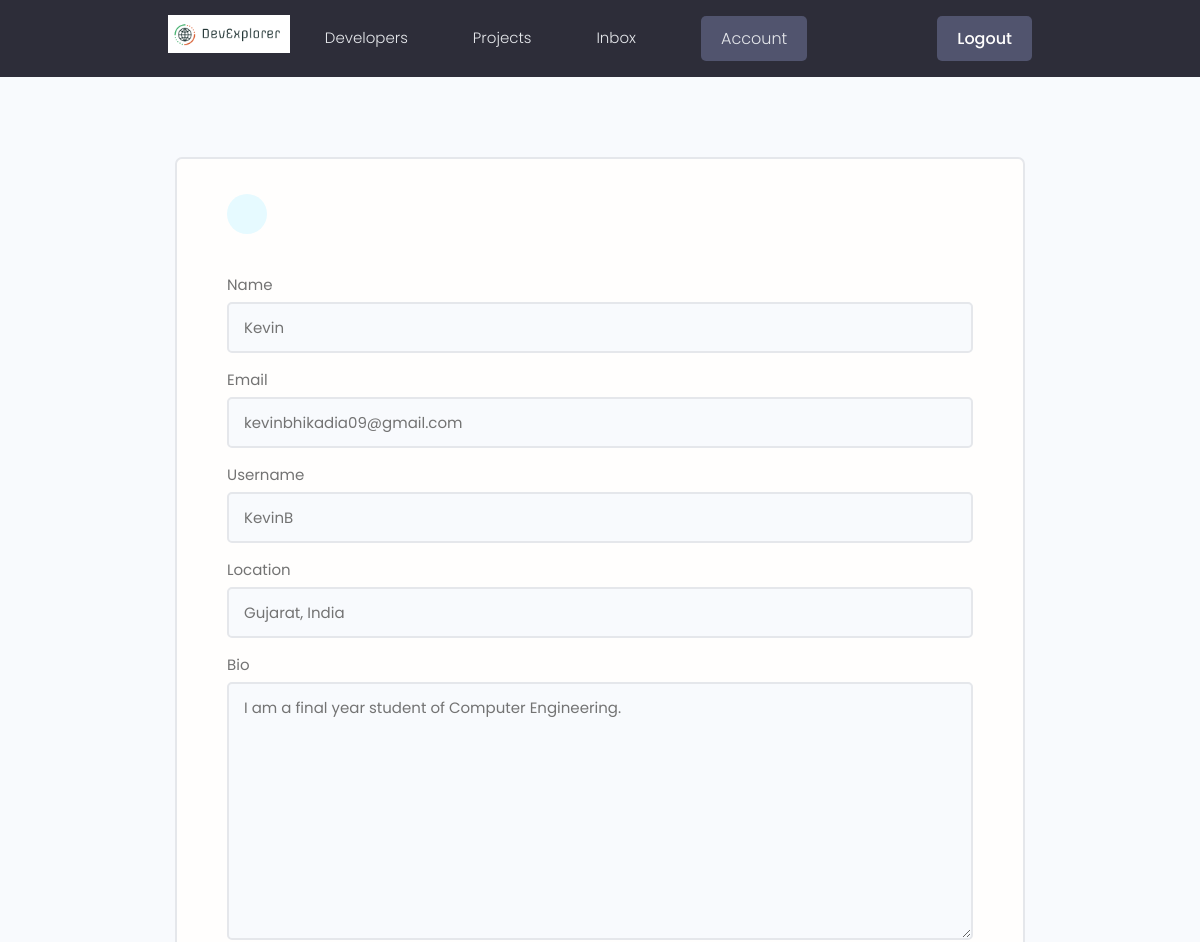
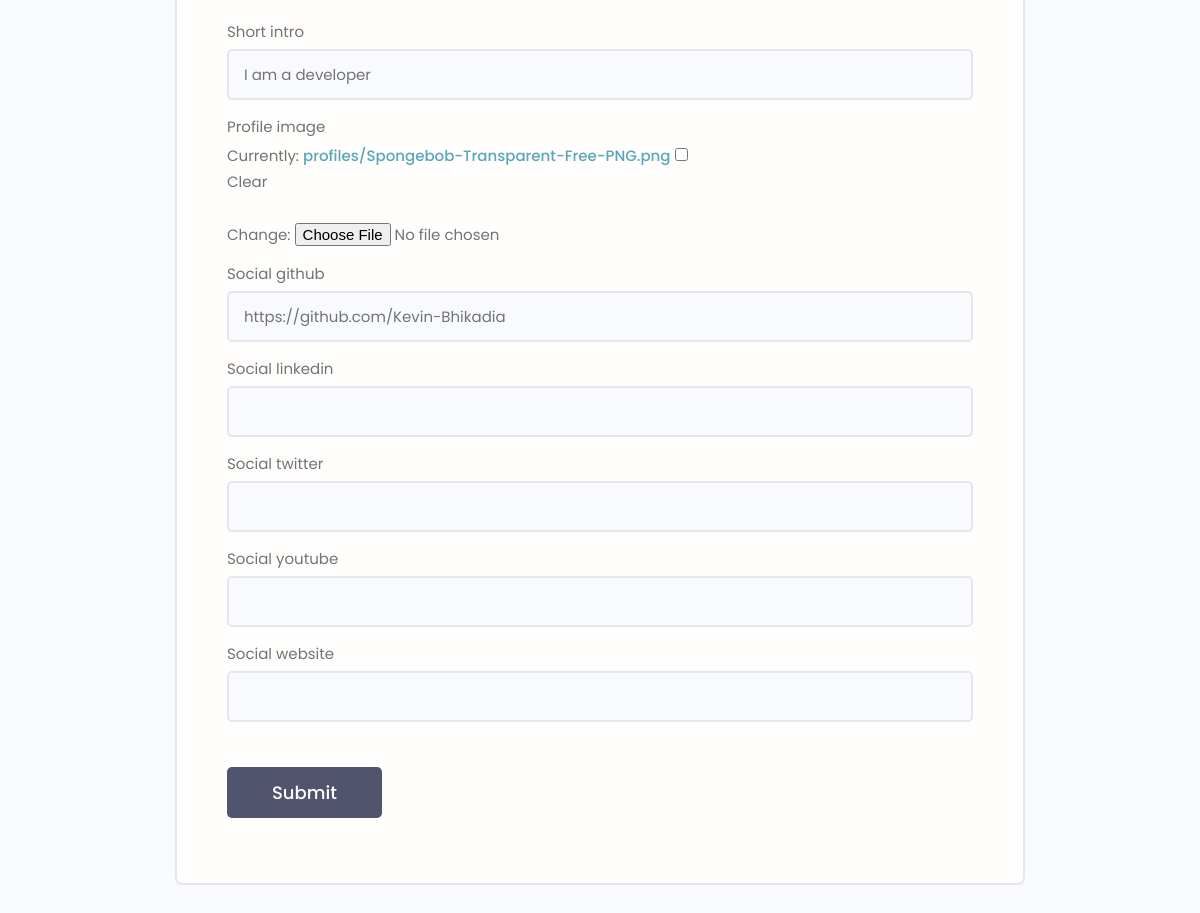
The page /edit-account/ (signed in) on the database its author committed (2 pictures, top to bottom).
### users/models.py (models this page shows, shortened)
class Profile(models.Model):
    user = models.OneToOneField(
        User, on_delete=models.CASCADE, null=True, blank=True)
    name = models.CharField(max_length=200, blank=True, null=True)
    email = models.EmailField(max_length=500, blank=True, null=True)
    username = models.CharField(max_length=200, blank=True, null=True)
    location = models.CharField(max_length=200, blank=True, null=True)
    short_intro = models.CharField(max_length=200, blank=True, null=True)
    bio = models.TextField(blank=True, null=True)
    profile_image = models.ImageField(
        blank=True, null=True, upload_to='profiles/', default='profiles/user-default.png')
    social_github = models.CharField(max_length=200, blank=True, null=True)
    social_twitter = models.CharField(max_length=200, blank=True, null=True)
    social_linkedin = models.CharField(max_length=200, blank=True, null=True)
    social_youtube = models.CharField(max_length=200, blank=True, null=True)
    social_website = models.CharField(max_length=200, blank=True, null=True)
    created = models.DateTimeField(auto_now_add=True)
    id = models.UUIDField(default=uuid.uuid4, unique=True,
                          primary_key=True, editable=False)
    class Meta:
        ordering=['created']

### users/views.py (the view)
# urls.py: path('edit-account/', views.editAccount, name="edit-account"),
@login_required(login_url='login')
def editAccount(request):
    profile = request.user.profile
    form = ProfileForm(instance=profile)
    if request.method == 'POST':
        form = ProfileForm(request.POST, request.FILES, instance=profile)
        if form.is_valid():
            form.save()
            return redirect('account')
    context = {'form': form}
    return render(request, 'users/profile_form.html', context)

### users/forms.py
class ProfileForm(ModelForm):
    class Meta:
        model = Profile
        fields = ['name', 'email', 'username', 'location', 'bio', 'short_intro', 'profile_image',
                  'social_github', 'social_linkedin', 'social_twitter', 'social_youtube', 'social_website']
    def __init__(self, *args, **kwargs):
        super(ProfileForm, self).__init__(*args, **kwargs)
        for name, field in self.fields.items():
            field.widget.attrs.update({'class': 'input'})

### users/templates/users/profile_form.html (shortened to what this page needs)
{% extends 'main.html' %} {% block content %}
<main class="formPage my-xl">
  <div class="content-box">
    <div class="formWrapper">
      <a class="backButton" href="{% url 'account' %}"
        ></a>
      <br />
      <form
        class="form"
        method="POST"
        action="{% url 'edit-account' %}"
        ,
        enctype="multipart/form-data"
      >
        {% csrf_token %} {% for field in form %}
        <div class="form__field">
          <label for="formInput#text">{{field.label}}</label>
          {{field}}
        </div>
        {% endfor %}
        <input
          class="btn btn--sub btn--lg my-md"
          type="submit"
          value="Submit"
        />
      </form>
    </div>
  </div>
</main>
{% endblock %}

### static/styles/app.css (style rules this page uses)
:root { --color-sub: #2d2d39; }
.btn--sub { background-color: var(--color-sub-light); }
.content-box { width: 95%; max-width: 85rem; margin: 0 auto; }
.backButton { background: var(--color-main-light); color: var(--color-main); width: 4rem; height: 4rem; display: flex; align-items: center; justify-content: center; border-radius: 50%; }
.formPage .formWrapper { list-style: none; background: var(--color-white); padding: 3.5rem 5rem; border: 2px solid var(--color-light); border-radius: 0.7rem; }

### static/uikit/styles/modules/_variables.css (style rules this page uses)
:root { --color-main: #5aa5b9; --color-main-light: #e6faff; --color-sub: #3f4156; --color-sub-light: #51546e; --color-sub-lighter: #ededfd; --color-text: #737373; --color-gray: #8b8b8b; --color-light: #e5e7eb; --color-light-gray: #767676; --color-bg: #f8fafd; --color-white: #fffefd; --color-white-light: #f3f3f3; --color-success: #359e64; --color-success-bg: #def8e8; --color-error: #fc4b0b; --color-error-bg: #fff2ee; --font-base: 'Poppins', arial, helvetica, 'Segoe UI', roboto, ubuntu, sans-serif; --font-monospace: 'Fira Code', 'Courier New', courier, monospace; --font-regular: 300; --font-medium: 500; --font-bold: 700; --generic-shadow: 1px 1px 5px #00000010; --generic-transition: all 0.3s ease-in-out; }

### static/uikit/styles/modules/_base.css (style rules this page uses)
* { margin: 0; padding: 0; box-sizing: border-box; text-rendering: optimizeLegibility; color: inherit; font-size: inherit; }
html { font-size: 50%; }
@media only screen and (min-width: 480px) { html { font-size: 56.25%; } }
@media only screen and (min-width: 1200px) { html { font-size: 62.5%; } }
body { line-height: 1.6; font-weight: 400; font-size: 1.5rem; color: var(--color-text); background-color: var(--color-bg); min-height: 100vh; }

### static/uikit/styles/modules/_typography.css (style rules this page uses)
* { font-family: var(--font-base); }
a { padding-bottom: 2px; text-decoration: none; display: inline-block; color: var(--color-main); font-weight: var(--font-medium); }

### static/uikit/styles/modules/_utilities.css (style rules this page uses)
.my-md { margin: 3rem auto; }
.my-xl { margin: 8rem auto; }

### static/uikit/styles/modules/_button.css (style rules this page uses)
.btn { display: inline-block; position: relative; cursor: pointer; background-color: var(--color-light); font-weight: var(--font-medium); color: var(--color-sub); text-decoration: none; padding: 1rem 2rem; border-radius: 0.5rem; border: none; width: -webkit-fit-content; width: -moz-fit-content; width: fit-content; height: -webkit-fit-content; height: -moz-fit-content; height: fit-content; font-size: 1.6rem; outline-width: 0; outline-color: transparent; -webkit-backface-visibility: hidden; backface-visibility: hidden; transition: all 0.3s ease-in-out; }
.btn--sub { background-color: var(--color-sub); color: var(--color-white); }
.btn--lg { font-size: 1.8rem; padding: 1.2rem 4.5rem; }

### static/uikit/styles/modules/_form.css (style rules this page uses)
.form { display: block; }
.form__field { margin-top: 1.5rem; margin-bottom: 1.5rem; }
.form__label, .form__field > label { display: block; margin-bottom: 0.5rem; color: var(--color-text); }
input.input[type='text'], input.input[type='email'], input.input[type='password'], input.input[type='number'], textarea.input { min-width: 24rem; width: 100%; padding: 1.2rem 1.5rem; border-radius: 0.5rem; border: 2px solid var(--color-light); transition: all 0.3s ease-in-out; background-color: var(--color-bg); }

### rows shown on the page
Profile: form "Kevin" "kevinbhikadia09@gmail.com" "KevinB" "Gujarat, India" "I am a final year student of Computer Engineering." "I am a developer" "https://github.com/Kevin-Bhikadia"

### other values the page prints
{{ field.label }} "Name" "Email" "Username" "Location" "Bio" "Short intro" "Profile image" "Social github" "Social linkedin" "Social twitter" "Social youtube" "Social website"
